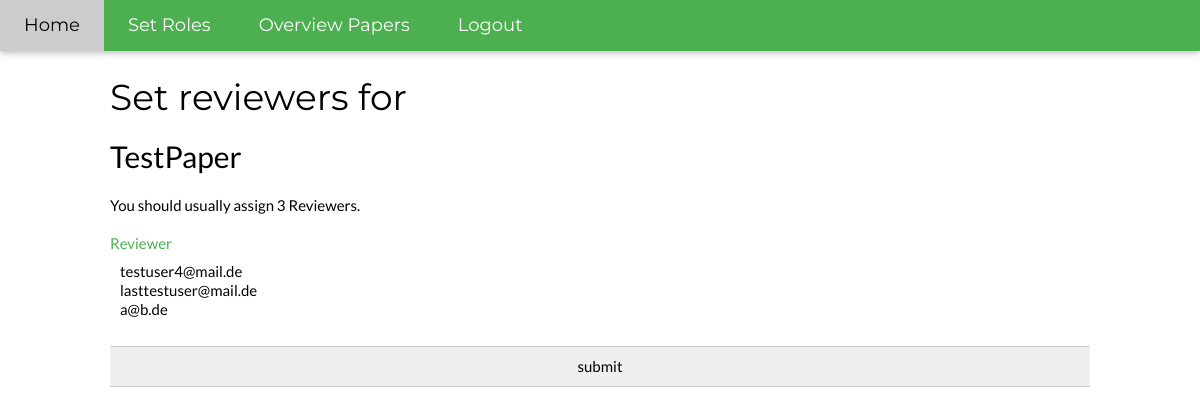
/set_reviewer/1 (signed in), run on an earlier commit of the app's database.
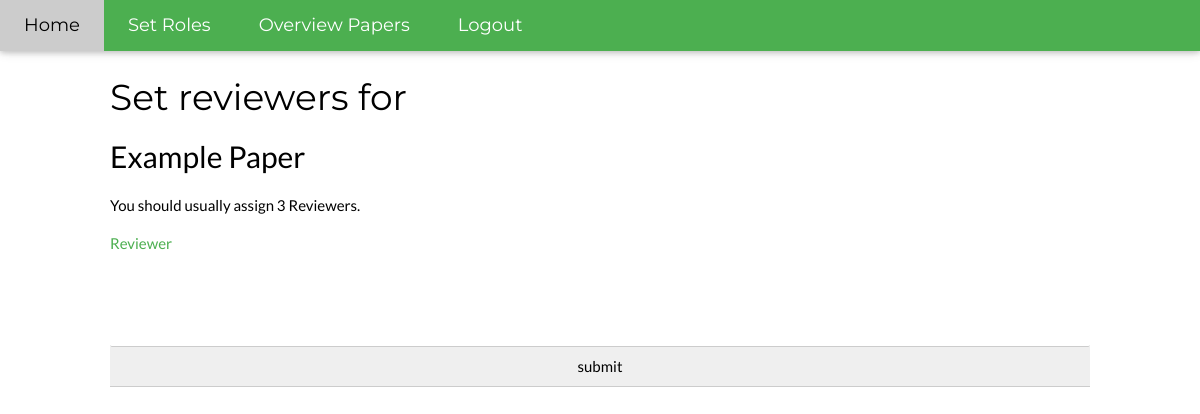
And on a later commit of the database.
### models.py (models this page shows, shortened)
class Paper(db.Model):
    __tablename__ = 'paper'
    id = db.Column(db.Integer, primary_key=True)
    status = db.Column(db.String(120), nullable=False)
    title = db.Column(db.String(120), nullable=False)
    abstract = db.Column(db.Text(500), nullable=False)
    authors = db.relationship('User', secondary=authors, lazy='subquery', backref=db.backref('papers', lazy=True))
    reviewers = db.relationship("Score", back_populates="paper")
    scores = db.relationship("Score", back_populates="paper")

### app.py (the view, shortened to what this page needs)
@app.route('/set_reviewer/<int:paperID>', methods=['POST', 'GET'])
@check_authentification
@check_admin
def set_reviewer(paperID):
    paper = Paper.query.get(paperID)
    forbidden_ids = []
    for author in paper.authors:
        forbidden_ids.append(author.id)
    for reviewer in paper.reviewers:
        forbidden_ids.append(reviewer.reviewer.id)
    potential_reviewers = []
    users = db.session.query(User).filter(User.is_reviewer == True).filter(~User.id.in_(forbidden_ids)).all()
    for user in users:
        potential_reviewers.append((user.id, user.email))
    form = SetReviewer()
    form.reviewer.choices = potential_reviewers
    if request.method == "GET":
        return render_template('set_reviewer.html', paper=paper, form=form)

### forms.py
class SetReviewer(FlaskForm):
    reviewer =  SelectMultipleField('Reviewer', validators=[DataRequired()])

### helper_functions.py (called while the page is built)
def logged_in():
    return "auth_user_id" in session

@app.context_processor
def add_template_variables():
    variables = dict()
    logged_in_bool = logged_in()
    variables["logged_in"] = logged_in()
    variables["request_path"] = str(request.path)
    if logged_in_bool:
        variables["current_user"] = get_current_user()
    return variables

def check_authentification(f):
    @wraps(f)
    def decorated_function(*args, **kwargs):
        if logged_in():
            return f(*args, **kwargs)
        else:
            flash({"formField" : "success", "message" : "You do not have access to this page."}, CssClasses.ERROR)
            return redirect(url_for("login"))
    return decorated_function

def check_admin(f):
    @wraps(f)
    def decorated_function(*args, **kwargs):
        if get_current_user().is_admin:
            return f(*args, **kwargs)
        else:
            flash({"formField" : "success", "message" : "Only the conferencechair (admin) has access to this page"}, CssClasses.ERROR)
            return redirect(url_for("login"))
    return decorated_function

### templates/set_reviewer.html (shortened to what this page needs)
{% extends "layout.html" %}
{% block body %}
    <h1>Set reviewers for</h1>
    <h2>{{ paper.title }}</h2>
    <p>You should usually assign 3 Reviewers.</p>
    <form action = "{{ url_for('set_reviewer', paperID=paper.id)}}" method = "POST" >
            {{ form.reviewer.label(class_="w3-text-green") }}
            {{ form.reviewer(class_="w3-input") }}
            <input type="submit" value="submit" class="w3-input"/>
        </form>
{% endblock %}

What changed in the data, as far as the page shows it:
changed Paper: title "TestPaper" → "Example Paper"
Also different on the page:
form field reviewer: "testuser4@mail.de / lasttestuser@mail.de / a@b.de" → (not shown)
